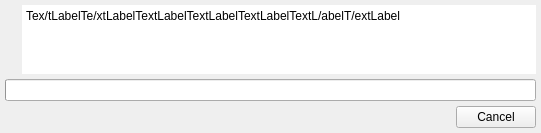
<?xml version="1.0" encoding="UTF-8"?>
<ui version="4.0">
 <class>QtWaitDialog</class>
 <widget class="QWidget" name="QtWaitDialog">
  <property name="geometry">
   <rect>
    <x>0</x>
    <y>0</y>
    <width>541</width>
    <height>133</height>
   </rect>
  </property>
  <property name="windowTitle">
   <string>Dialog</string>
  </property>
  <layout class="QGridLayout" name="gridLayout">
   <property name="leftMargin">
    <number>5</number>
   </property>
   <property name="topMargin">
    <number>5</number>
   </property>
   <property name="rightMargin">
    <number>5</number>
   </property>
   <property name="bottomMargin">
    <number>5</number>
   </property>
   <property name="horizontalSpacing">
    <number>10</number>
   </property>
   <property name="verticalSpacing">
    <number>5</number>
   </property>
   <item row="2" column="0">
    <widget class="QLabel" name="waitPixmap">
     <property name="sizePolicy">
      <sizepolicy hsizetype="Maximum" vsizetype="Preferred">
       <horstretch>0</horstretch>
       <verstretch>0</verstretch>
      </sizepolicy>
     </property>
     <property name="text">
      <string/>
     </property>
     <property name="pixmap">
      <pixmap resource="QtIcons.qrc">:/QtIcons/wait.png</pixmap>
     </property>
     <property name="alignment">
      <set>Qt::AlignHCenter|Qt::AlignTop</set>
     </property>
    </widget>
   </item>
   <item row="3" column="0" colspan="3">
    <widget class="QProgressBar" name="waitBar">
     <property name="alignment">
      <set>Qt::AlignCenter</set>
     </property>
     <property name="textDirection">
      <enum>QProgressBar::TopToBottom</enum>
     </property>
    </widget>
   </item>
   <item row="5" column="2">
    <widget class="QPushButton" name="waitButton">
     <property name="sizePolicy">
      <sizepolicy hsizetype="Maximum" vsizetype="Fixed">
       <horstretch>0</horstretch>
       <verstretch>0</verstretch>
      </sizepolicy>
     </property>
     <property name="text">
      <string>Cancel</string>
     </property>
    </widget>
   </item>
   <item row="2" column="1" colspan="2">
    <widget class="QPlainTextEdit" name="waitLabel">
     <property name="enabled">
      <bool>true</bool>
     </property>
     <property name="sizePolicy">
      <sizepolicy hsizetype="Expanding" vsizetype="Expanding">
       <horstretch>0</horstretch>
       <verstretch>0</verstretch>
      </sizepolicy>
     </property>
     <property name="acceptDrops">
      <bool>false</bool>
     </property>
     <property name="frameShape">
      <enum>QFrame::NoFrame</enum>
     </property>
     <property name="verticalScrollBarPolicy">
      <enum>Qt::ScrollBarAlwaysOff</enum>
     </property>
     <property name="horizontalScrollBarPolicy">
      <enum>Qt::ScrollBarAlwaysOff</enum>
     </property>
     <property name="undoRedoEnabled">
      <bool>false</bool>
     </property>
     <property name="readOnly">
      <bool>true</bool>
     </property>
     <property name="plainText">
      <string notr="true">Tex/tLabelTe/xtLabelTextLabelTextLabelTextLabelTextL/abelT/extLabel</string>
     </property>
    </widget>
   </item>
  </layout>
 </widget>
 <resources>
  <include location="QtIcons.qrc"/>
 </resources>
 <connections/>
</ui>
